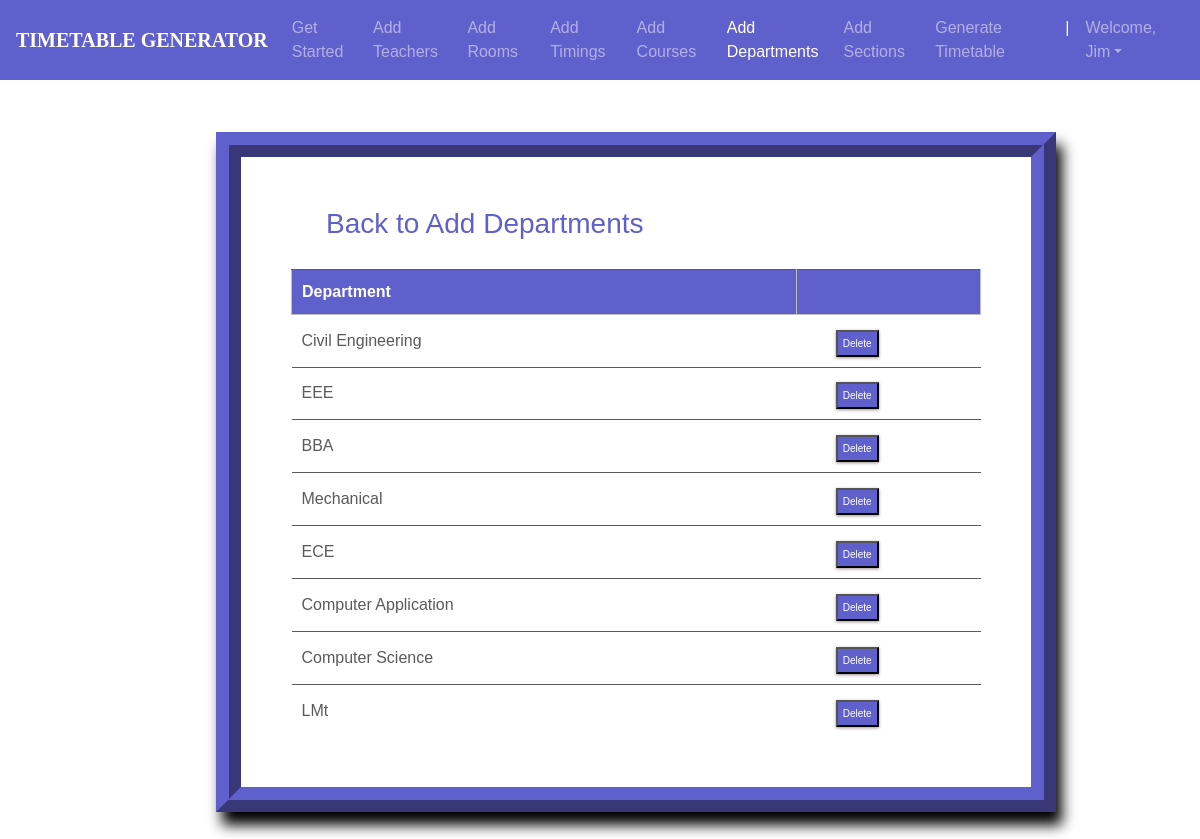
The app's page /departments_list/ (signed in) with its own data.
### ttgen/models.py (models this page shows, shortened)
class Department(models.Model):
    dept_name = models.CharField(max_length=50)
    courses = models.ManyToManyField(Course)

### ttgen/views.py (the view)
# urls.py: path('departments_list/', views.department_list, name='editdepartment'),
@login_required
def department_list(request):
    context = {
        'departments': Department.objects.all()
    }
    return render(request, 'deptlist.html', context)

### templates/deptlist.html (shortened to what this page needs)
<!DOCTYPE html>
<html lang="en">
<head>
	<link rel="stylesheet" href="https://maxcdn.bootstrapcdn.com/bootstrap/4.0.0/css/bootstrap.min.css">
    <link rel="stylesheet" type="text/css" href="static/css/index.css">
</head>
<body>
        <header>
			<nav class="navbar navbar-expand-md navbar-dark fixed-top" style="background:#6060cc;">
                <a class="navbar-brand" href="#"><b>TIMETABLE GENERATOR</b></a>
                <div class="collapse navbar-collapse" id="navbarCollapse">
                    <ul class="navbar-nav ml-auto">
                    <li class="nav-item">
                        <a class="nav-link" href="{% url 'admindash' %}">Get Started</a>
                    </li>
                    <li class="nav-item">
                        <a class="nav-link" href="{% url 'addInstructors' %}">Add Teachers</a>
                    </li>
                    <li class="nav-item">
                        <a class="nav-link" href="{% url 'addRooms' %}">Add Rooms</a>
                    </li>
                    <li class="nav-item">
		                <a class="nav-link" href="{% url 'addTimings' %}">Add Timings</a>
		            </li>
                    <li class="nav-item">
                        <a class="nav-link" href="{% url 'addCourses' %}">Add Courses</a>
                    </li>
                    <li class="nav-item active">
			            <a class="nav-link" href="{% url 'addDepts' %}">Add Departments</a>
		            </li>
                    <li class="nav-item">
			            <a class="nav-link" href="{% url 'addSections' %}">Add Sections</a>
		            </li>
                    <li class="nav-item">
			            <a class="nav-link" href="{% url 'generate' %}">Generate Timetable</a>
		            </li>
                    <li class="nav-item active">
			            <a class="nav-link">|</a>
		            </li>
                    <li class="nav-item dropdown">
		                <a class="nav-link dropdown-toggle" href="#" id="dropdown03" data-toggle="dropdown" aria-haspopup="true" aria-expanded="false">Welcome, {{ user.first_name }}</a>
		            </li>
                    </ul>
                </div>
            </nav>
        </header>
        {% block content %}
        {% load static %}
        <br><br>
<fieldset class="fieldset">
    <a href="{% url 'addDepts'%}"><h1 style="color:#6060cc;" class="tablink" onclick="openPage('new')" id="defaultOpen">Back to Add Departments</h1></a>
    <div class="tabcontent" id="edit">
        <table class="table1">
            <thead>
            <tr class="table-headers">
            <th style="Background-color:#6060cc;">Department</th>
            <th  style="Background-color:#6060cc;" class="empty"></th>
            </tr>
            </thead>
            <tbody>
            {% for dept in departments %}
            <tr>
             <td>{{dept.dept_name}}</td>
             <td class="empty">
                <form action="{% url 'deletedepartment' dept.id %}" method="post">
                        <input style="Background-color:#6060cc;" type="submit" value="Delete" class="cross">
                </form>
             </td>
             </tr>
            {% endfor %}
            </tbody>
        </table>
    </div>
</fieldset>
{% endblock %}

### static/css/index.css (style rules this page uses)
body { padding-top: 3rem; padding-bottom: 3rem; color: #5a5a5a; font-family: 'Poppins', sans-serif; overflow-x: hidden; }
nav { font-family: sans-serif; }
.navbar-brand { font-size: 20px; font-family: Georgia, 'Times New Roman', Times, serif; }

### templates/deptlist.html (style rules this page uses)
nav { font-family: sans-serif; }
.navbar-brand { font-size: 20px; font-family: Georgia, 'Times New Roman', Times, serif; }
* { margin: 0; padding: 0; box-sizing: border-box; }
html { scroll-behavior: smooth; }
a { text-decoration:none; }
form { margin-top: 3%; margin-left: 18%; margin-right: 12%; }
fieldset h1 { color: #5a5a5a; padding-bottom: 20px; margin-left: 35px; display: inline-block; cursor: pointer; font-size: 28px; }
fieldset input { padding:8px; color: #938c8c }
.table2 td, th { border: 1px solid rgb(190,190,190); padding: 10px 20px; }
.table1 { width: 100%; border-collapse: collapse; text-align: left; overflow: hidden; }
.table1 td, th { border-top: 1px solid #5a5a5a; padding: 10px; }
.table1 th { background-color: #5a5a5a; color: #fff; }
.cross { font-size:10px; box-shadow: 0px 1px 3px 0px #9e9292; padding: 4px 5px; color: #fff; background-color: #5a5a5a; cursor: pointer; }
.fieldset { margin-top: 3%; margin-left: 18%; margin-right: 12%; padding: 50px; border-width: 25px; border-style: ridge; border-color: #6060cc; box-shadow: 6px 13px 13px 0px black; background-color: #fff; }

### records on screen
Department: dept_name "Civil Engineering"
Department: dept_name "EEE"
Department: dept_name "BBA"
Department: dept_name "Mechanical"
Department: dept_name "ECE"
Department: dept_name "Computer Application"
Department: dept_name "Computer Science"
Department: dept_name "LMt"

### other values on screen
{{ user.first_name }} "Jim"
